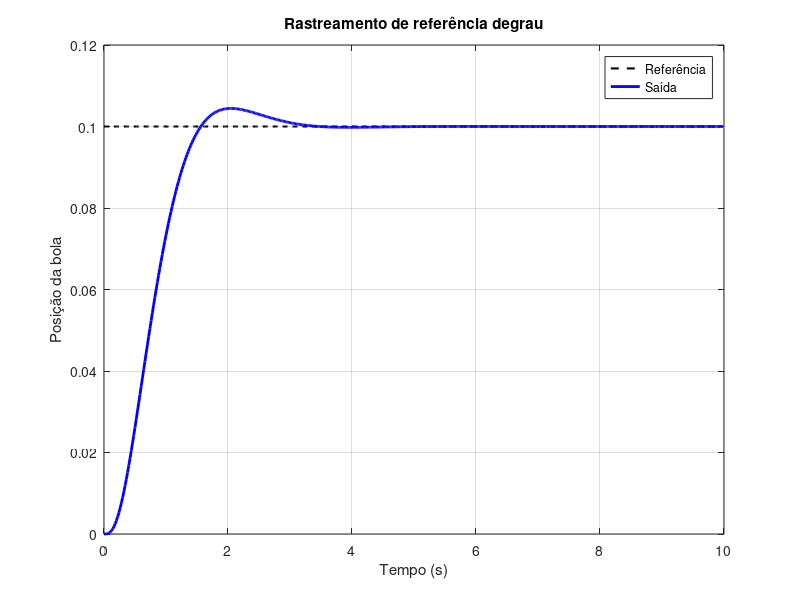
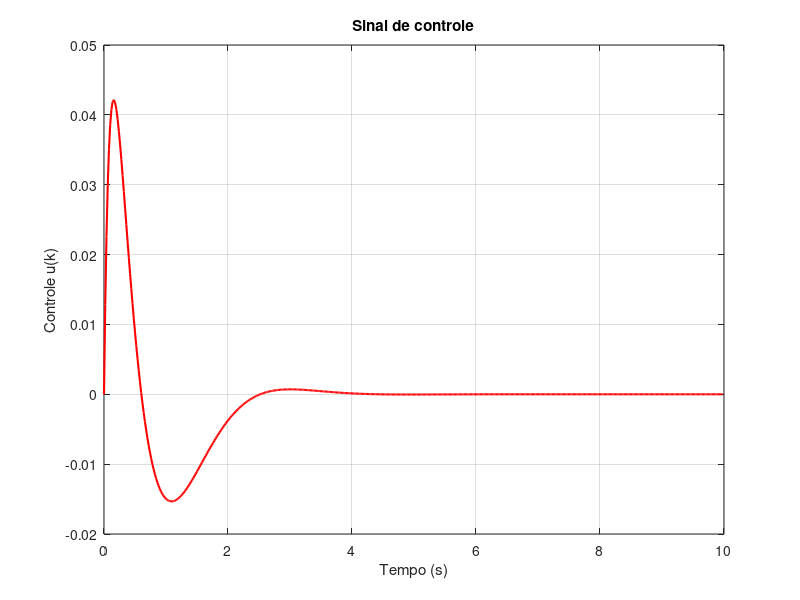

These figures' MATLAB source, in order:
clc; clear;

%% =========================
% Parâmetros
%% =========================
K  = (5/7)*9.81;
Ts = 0.02;

Tf = 10;                     % tempo total de simulação (s)
N  = Tf/Ts;                  % número de amostras
t  = (0:N-1)*Ts;

%% =========================
% Modelo contínuo (Ball and Beam)
%% =========================
A = [0 1;
     0 0];

B = [0;
     K];

C = [1 0];
D = 0;

sys_c = ss(A,B,C,D);

%% =========================
% Discretização
%% =========================
sys_d = c2d(sys_c, Ts, 'zoh');
[Phi, Gamma, ~, ~] = ssdata(sys_d);

%% =========================
% Sistema aumentado (integrador do erro)
%% =========================
Phi_a = [ Phi        zeros(2,1);
         -Ts*C       1          ];

Gamma_a = [ Gamma;
             0     ];

Gamma_r = [ 0;
            0;
            Ts ];          % entrada da referência

%% =========================
% Polos desejados
%% =========================
zeta = 0.7;
wn   = 2.3;

p1 = -zeta*wn + 1i*wn*sqrt(1-zeta^2);
p2 = conj(p1);
p3 = 6*real(p1);            % polo do integrador

% %% JAKSON MUDOU AQUI
% p1 = -0.7*4 + 1i*4*sqrt(1-0.7^2);
% p2 = conj(p1);
% p3 = -16;
% %% JAKSON MUDOU AQUI

z_poles = exp([p1 p2 p3]*Ts);

%% =========================
% Ganho por Ackermann
%% =========================
L_a = acker(Phi_a, Gamma_a, z_poles);
Lk1 = L_a(1);
Lk2 = L_a(2);
Lk3 = L_a(3);

disp('Ganhos:')
disp(['L1  = ', num2str(Lk1)])
disp(['L2= ', num2str(Lk2)])
disp(['L3 = ', num2str(Lk3)])

%% =========================
% Simulação
%% =========================
xa = zeros(3,N);            % estados aumentados
y  = zeros(1,N);            % saída
u  = zeros(1,N);            % controle

r = 0.1*ones(1,N);              % referência degrau unitário

for k = 1:N-1
    u(k) = -L_a * xa(:,k);
    xa(:,k+1) = Phi_a*xa(:,k) + Gamma_a*u(k) + Gamma_r*r(k);
    y(k) = C*xa(1:2,k);
end
y(N) = C*xa(1:2,N);

%% =========================
% Gráficos
%% =========================
figure
plot(t, r, 'k--', 'LineWidth',1.5); hold on
plot(t, y, 'b', 'LineWidth',2)
grid on
xlabel('Tempo (s)')
ylabel('Posição da bola')
legend('Referência','Saída')
title('Rastreamento de referência degrau')

figure
plot(t, u, 'r', 'LineWidth',1.5)
grid on
xlabel('Tempo (s)')
ylabel('Controle u(k)')
title('Sinal de controle')